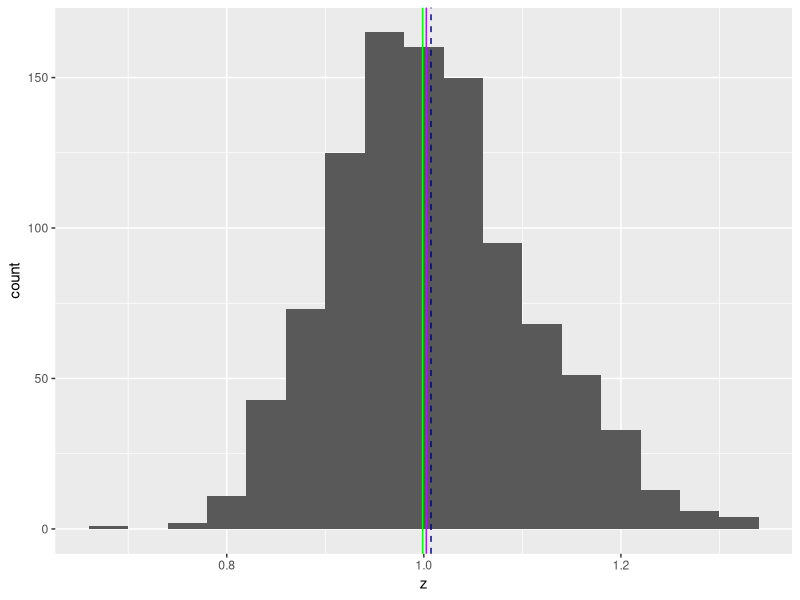
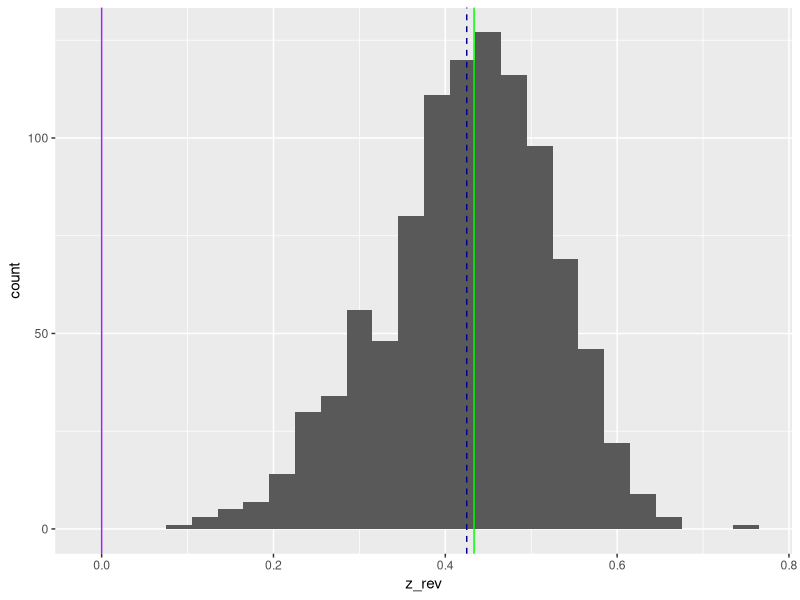

Here is the R script that generated these plots, in order:
#' ---
#' title: "Set 4"
#' output: html_document
#' date: 2023-09-05
#' author: Jenna Jordan
#' ---

#+ message = FALSE, warning = FALSE
library(tidyr)
library(tidyverse)

# Central Tendencies ------------------------------------------------------

# Arithmetic Mean 
x <- c(15.9, 15.1, 21.9, 13.3, 24.4)
y <- c(15.9, 15.1, 21.9, 53.3, 24.4)
x
y

n_x <- length (x)
sum_x <- sum(x)
mu_x <- sum_x / n_x
print (mu_x)

mu_y <- sum(y) / length(y)
print(mu_y)

print(mu_x)
print(mu_y)

#or

mu_x; mu_y


# Geometric Mean 

prod_x <- prod(x) #product of vector x
n_x <- length(x)
geo_mu_x <- prod_x^(1 / n_x)
print(geo_mu_x)

geo_mu_y <- prod(y)^(1/length(y))
print(geo_mu_y)

geo_mu_x; geo_mu_y


# Median

x <- sort(x)  #small to large
index <- (length(x) + 1) / 2   #length is odd number
med_x <- x[index]
print(med_x)

y <- sort(y)
med_y <- y[(length(y) + 1) / 2]
print(med_y)

print(median(x))
print(median(y))


# Variance ---------------------------------------------------------------

sqd_x <- (x-mean(x))^2  #squared deviance
sqd_x
sum_sqd_x <- sum(sqd_x)
var_x <- sum_sqd_x / length (x)
print(var_x)

var_y <- sum((y-mean(y))^2 / length(y))
print(var_y)

#Standard Deviation

sd_x <- sqrt(var_x)  #square root function = sqrt()
print(sd_x)

sd_y <- sqrt(var_y)
print(sd_y)


# Coefficient of Variation (CV)

cv_x <- sd_x / mean(x)
print(cv_x)

cv_y <- sd_y / mean(y)
print(cv_y)


# IQR
## 25th and 75th percentiles as xl and xh (l = low value, h = high value)

x_l <- quantile(x, 0.25)
x_h <- quantile(x, 0.75)
x_l; x_h
iqr_x <- abs(x_l - x_h)  #abs() = absolute value
print(iqr_x)

y_q <- quantile (y, c(0.25, 0.75))  #use vector to concise code
iqr_y <- abs(y_q[1] - y_q[2])   #[1] = 25th percentile & [2] = 75th
print(iqr_y)


# MAD

ad_x <- abs(x - median(x))   #abs() = absolute value
ad_x
mad_x <- median(ad_x)
print(mad_x)

mad_y <- median(abs(y - median(y)))
print(mad_y)


# MAD/Median

mm_x <- mad_x / median(x)
print(mm_x)

mm_y <- mad_y / median(y)
print(mm_y)


# Laboratory --------------------------------------------------------------

#'
#' title: "Laboratory Exercise: set4_1"
#' author: Jenna Jordan
#'

#1:
z <- exp(rnorm(n=1000, mean = 0, sd = 0.1))
z

#Arithmetic mean
print(mean(z))

#Geometric Mean
geo_mu_z <- prod(z)^(1/length(z))
print(geo_mu_z)

#Median
z <- sort(z)  #smallest to largest
med_z <- z[(length(z) + 1) / 2]
print(med_z)
print(median(z))

#2:
#Histogram
   #use tibble, ggplot, geom_histogram

z <- exp(rnorm(n=1000, mean = 0, sd = 0.1))
df1 <- tibble(z, 1:1000)
df1

ggplot(data = df1,
       mapping = aes(x = z)) + 
geom_histogram(binwidth = 0.04) +
  geom_vline(xintercept = mean(z), linetype = 'dashed', color = 'darkblue') +
  geom_vline(xintercept = prod(z)^(1/length(z)), color = 'purple') +
  geom_vline(xintercept = median(z), color = 'green')

#4:
z_rev <- -z +max(z) + 0.1
print(z_rev)

df2 <- tibble(z_rev)
df2

ggplot(data = df2, 
       mapping = aes(x = z_rev)) +
  geom_histogram(binwidth = 0.03) +
  geom_vline(xintercept = mean(z_rev), linetype = 'dashed', color = 'darkblue') +
  geom_vline(xintercept = prod(z_rev)^1/length(z_rev), color = 'purple') +
  geom_vline(xintercept = median(z_rev), color = 'green')
